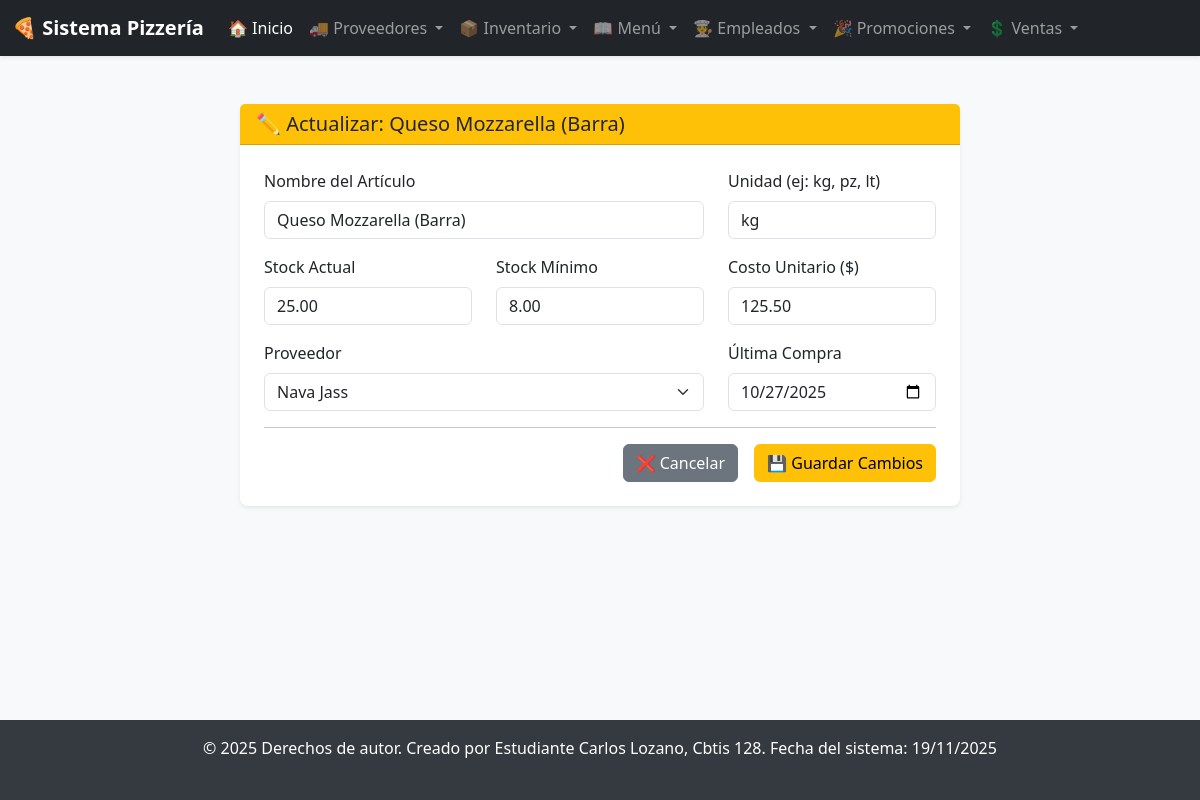
Page /inventario/actualizar/3/ on the committed database.
### app_Pizzeria/models.py (models this page shows, shortened)
class Inventario(models.Model):
    nombre_articulo = models.CharField(max_length=100)
    stock = models.DecimalField(max_digits=10, decimal_places=2, default=0.0)
    unidad = models.CharField(max_length=20) # Ej: 'kg', 'litro', 'pieza'
    fecha_ultima_compra = models.DateField(null=True, blank=True)
    stock_minimo = models.DecimalField(max_digits=10, decimal_places=2, default=0.0)
    costo_unitario = models.DecimalField(max_digits=10, decimal_places=2, default=0.0)
    proveedor = models.ForeignKey(
        Proveedores,
        on_delete=models.SET_NULL, # Si se borra el proveedor, el artículo no se borra
        null=True,
        blank=True,
        related_name="articulos_inventario",
        db_column="fk_id_proveedor" # Coincide con tu diagrama
    )

class Proveedores(models.Model):
    nombre_proveedor = models.CharField(max_length=100, unique=True)
    telefono_contacto = models.CharField(max_length=15, blank=True, null=True)
    email_contacto = models.EmailField(max_length=100, blank=True, null=True)
    direccion = models.CharField(max_length=255, blank=True, null=True)
    tipo_producto = models.CharField(max_length=100, blank=True, null=True)
    rfc = models.CharField(max_length=20, blank=True, null=True, unique=True, help_text="RFC del proveedor (único)")
    fecha_registro = models.DateField(auto_now_add=True)
    activo = models.BooleanField(default=True)

### app_Pizzeria/views.py (the view)
# urls.py: path('inventario/actualizar/<int:id>/', views.actualizar_inventario, name='actualizar_inventario'),
def actualizar_inventario(request, id):
    articulo = get_object_or_404(Inventario, id=id)
    proveedores = Proveedores.objects.all()
    contexto = {
        'articulo': articulo,
        'proveedores': proveedores
    }
    return render(request, 'inventario/actualizar_inventario.html', contexto)

### app_Pizzeria/templates/inventario/actualizar_inventario.html (shortened to what this page needs)
{% extends 'base.html' %}
{% block content %}
<div class="container mt-4">
    <div class="row justify-content-center">
        <div class="col-lg-8">
            <div class="card shadow-sm border-0 rounded-3">
                <div class="card-header bg-warning text-dark">
                    <h2 class="h5 mb-0">✏️ Actualizar: {{ articulo.nombre_articulo }}</h2>
                </div>
                <div class="card-body p-4">
                    <form action="{% url 'realizar_actualizacion_inventario' %}" method="POST">
                        <div class="row mb-3">
                            <div class="col-md-8">
                                <label for="nombre_articulo" class="form-label">Nombre del Artículo</label>
                                <input type="text" class="form-control" id="nombre_articulo" name="nombre_articulo" value="{{ articulo.nombre_articulo }}" required>
                            </div>
                            <div class="col-md-4">
                                <label for="unidad" class="form-label">Unidad (ej: kg, pz, lt)</label>
                                <input type="text" class="form-control" id="unidad" name="unidad" value="{{ articulo.unidad }}" required>
                            </div>
                        </div>
                        <div class="row mb-3">
                            <div class="col-md-4">
                                <label for="stock" class="form-label">Stock Actual</label>
                                <input type="number" step="0.01" class="form-control" id="stock" name="stock" value="{{ articulo.stock|floatformat:2 }}">
                            </div>
                            <div class="col-md-4">
                                <label for="stock_minimo" class="form-label">Stock Mínimo</label>
                                <input type="number" step="0.01" class="form-control" id="stock_minimo" name="stock_minimo" value="{{ articulo.stock_minimo|floatformat:2 }}">
                            </div>
                            <div class="col-md-4">
                                <label for="costo_unitario" class="form-label">Costo Unitario ($)</label>
                                <input type="number" step="0.01" class="form-control" id="costo_unitario" name="costo_unitario" value="{{ articulo.costo_unitario|floatformat:2 }}">
                            </div>
                        </div>
                        <div class="row mb-3">
                            <div class="col-md-8">
                                <label for="proveedor" class="form-label">Proveedor</label>
                                <select class="form-select" id="proveedor" name="proveedor">
                                    {% for p in proveedores %}
                                        <option value="{{ p.id }}" {% if articulo.proveedor.id == p.id %}selected{% endif %}>
                                            {{ p.nombre_proveedor }}
                                        </option>
                                    {% endfor %}
                                </select>
                            </div>
                            <div class="col-md-4">
                                <label for="fecha_ultima_compra" class="form-label">Última Compra</label>
                                <input type="date" class="form-control" id="fecha_ultima_compra" name="fecha_ultima_compra" value="{{ articulo.fecha_ultima_compra|date:'Y-m-d' }}">
                            </div>
                        </div>
                        <hr>
                        <div class="d-grid gap-2 d-md-flex justify-content-md-end">
                            <a href="{% url 'ver_inventario' %}" class="btn btn-secondary me-md-2">
                                ❌ Cancelar
                            </a>
                            <button type="submit" class="btn btn-warning">
                                💾 Guardar Cambios
                            </button>
                        </div>
                    </form>
                </div>
            </div>
        </div>
    </div>
</div>
{% endblock %}

### app_Pizzeria/templates/base.html (style rules this page uses)
body { background-color: #f8f9fa; display: flex; flex-direction: column; min-height: 100vh; }

### rows in the picture
Inventario: nombre_articulo "Queso Mozzarella (Barra)", unidad "kg", stock "25.00", stock_minimo "8.00", costo_unitario "125.50", proveedor "Nava Jass", fecha_ultima_compra "10/27/2025"
